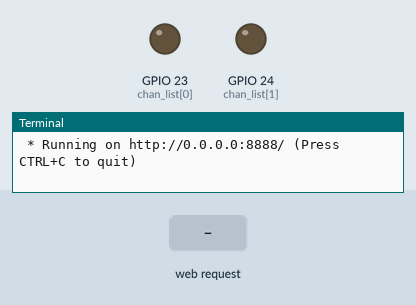
This program was run on a simulated Raspberry Pi (BCM pin numbers). On the bench: output pins drawn as LEDs (lit = HIGH), the last lines printed to the terminal. The test bench sets the inputs (shaded band). The clock reads 2024-03-15 10:24:30 at power-on unless the program sets it.

Above: at 1.2 s.
1.3 s: HTTP request for / received with the fields mask=01
At 2.5 s:
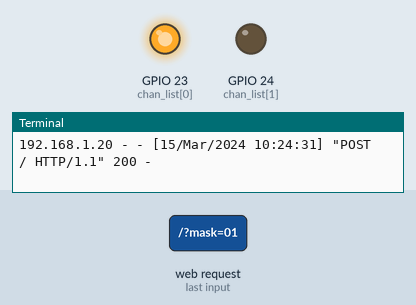
2.8 s: HTTP request for / received with the fields mask=10
At 3.7 s:
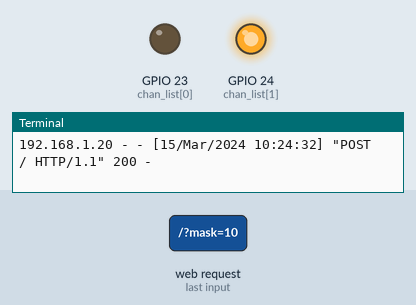
4.3 s: HTTP request for / received with the fields mask=00
At 4.8 s:
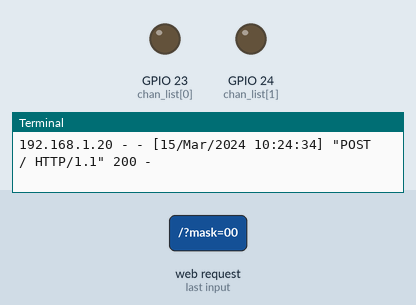
Timing chart, 0 to 7.3 s (numbered marks = the images above; inputs shaded):
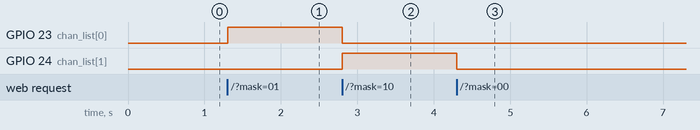

Measured:
- after the input at 1.3 s, GPIO 23 (chan_list[0]): LOW → HIGH at once
- after the input at 2.8 s, GPIO 23 (chan_list[0]): HIGH → LOW at once; GPIO 24 (chan_list[1]): LOW → HIGH at once
- after the input at 4.3 s, GPIO 24 (chan_list[1]): HIGH → LOW at once

The program:

flaskLights.py
```python
from flask import Flask, request, jsonify
import json
import RPi.GPIO as GPIO

GPIO.setmode(GPIO.BCM)
chan_list = [23, 24]
GPIO.setup(chan_list, GPIO.OUT)

app = Flask(__name__)
app.debug = True


@app.route('/', methods=['post'])
def add_stu():
    mask = request.form.get('mask')
    if mask == "01":
        GPIO.output(chan_list, (True, False))
        return "Color change to blue"
    if mask == "10":
        GPIO.output(chan_list, (False, True))
        return "Color change to red"
    if mask == "00":
        GPIO.output(chan_list, (False, False))
        return "Turn off all lights"
    if mask == "11":
        GPIO.output(chan_list, (True, True))
        return "Turn on all lights"
    return "error"


if __name__ == '__main__':
    app.run(host='0.0.0.0', port=8888)
```
